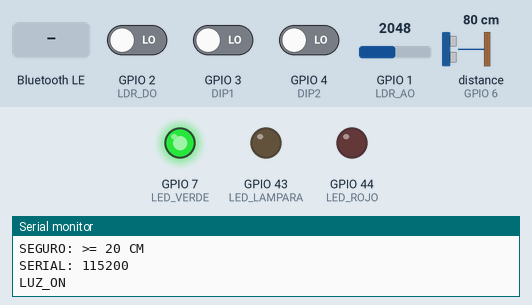
Simulated run of this sketch. Board: Seeed XIAO ESP32-S3. On the bench: output pins drawn as LEDs (lit = HIGH), the last lines printed to the serial monitor. Wiring (inferred from the names in the program): ultrasonic range finder: trigger GPIO 5; echo GPIO 6. The test bench sets the inputs (shaded band); at power-on: distance to the obstacle (sensor on GPIO 6) 80 cm, GPIO 2 (LDR_DO) LOW, GPIO 4 (DIP2) LOW, GPIO 3 (DIP1) LOW, GPIO 1 (LDR_AO) = 2048 (analog values on the 0–4095 scale). The echo pulse lasts 58.3 µs per cm; nothing arrives over Bluetooth unless stated; a phone connects over Bluetooth LE 3 s after start; pins used as bus, display or sensor lines are not drawn.

Above: at 1.2 s.
1.3 s: distance to the obstacle (sensor on GPIO 6) set to 16 cm
3.5 s: distance to the obstacle (sensor on GPIO 6) set to 13 cm
At 4.8 s:
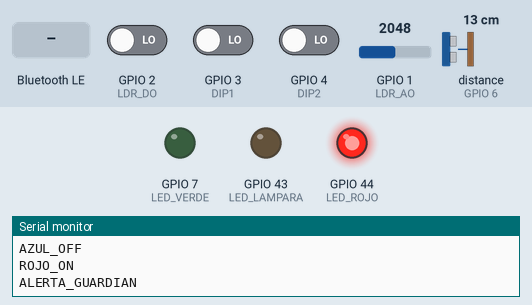
5.1 s: GPIO 2 (LDR_DO) driven HIGH
At 6.1 s:
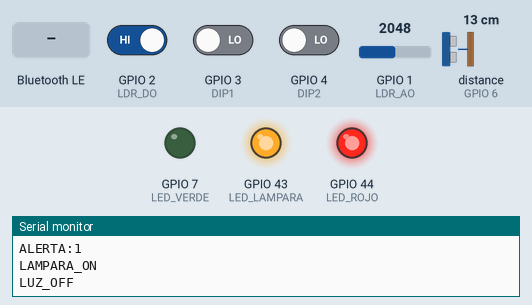
6.8 s: GPIO 4 (DIP2) driven HIGH
At 7.6 s:
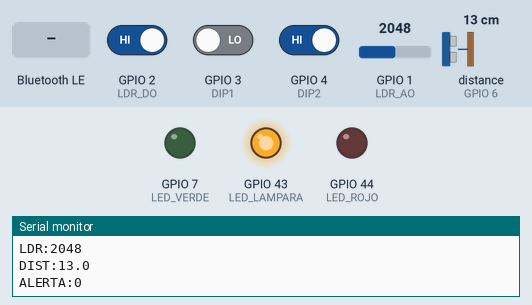
8.4 s: Bluetooth LE write "MODO_GUARDIAN" received
At 9.0 s:
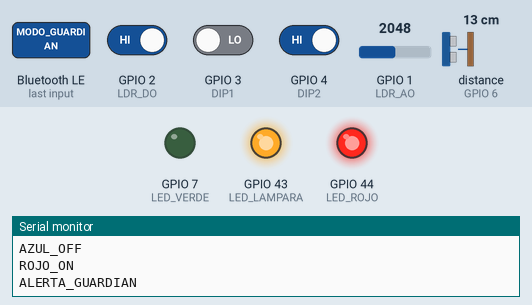
10.0 s: GPIO 3 (DIP1) driven HIGH
At 11.2 s:
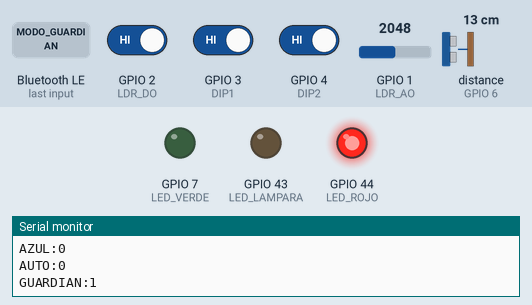
Timing chart, 0 to 12.5 s (numbered marks = the images above; inputs shaded):
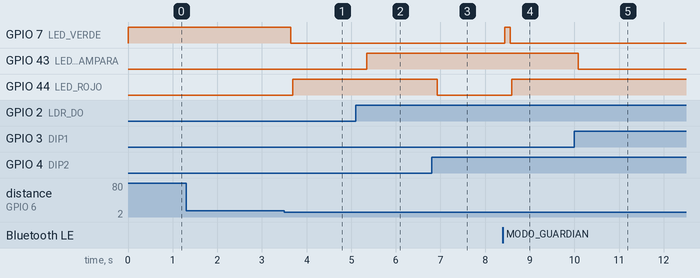

The sketch:

proyectoLuz1.2.ino
```cpp
#include <Arduino.h>
#include <BLEDevice.h>
#include <BLEServer.h>
#include <BLEUtils.h>
#include <BLE2902.h>
#include <freertos/FreeRTOS.h>
#include <freertos/queue.h>

// ========================================
// SMARTLIGHT - XIAO ESP32S3 SENSE
// CAJA DE 30 CM
// ========================================

// PINES
#define LDR_AO D0
#define LDR_DO D1

#define DIP1 D2
#define DIP2 D3

#define TRIG D4
#define ECHO D5

#define LED_LAMPARA D6
#define LED_ROJO D7
#define LED_VERDE D8

// BLUETOOTH BLE
#define SERVICE_UUID \
 "762433f8-4170-4b56-af6c-1a0d848b2296"

#define CHARACTERISTIC_UUID \
 "90a94e1b-e66c-48e6-aadc-d26a1f59f50b"

// DISTANCIAS AJUSTADAS
const float LIMITE_DISTANCIA = 15.0f;
const float DISTANCIA_SEGURA = 20.0f;

// INTERVALOS
const unsigned long SENSOR_MS = 300;
const unsigned long REPORTE_MS = 2000;
const unsigned long ANTIRREBOTE_MS = 50;

// En tu modulo: HIGH = oscuridad
const int LDR_OSCURO = HIGH;

// ESTADOS
bool lamparaEncendida = false;
bool rojoEncendido = false;
bool verdeEncendido = false;

bool modoAutomatico = false;
bool modoGuardian = false;
bool alertaGuardian = false;

bool estaOscuro = false;
bool luzDetectada = false;
bool luzAnterior = false;
bool primeraLecturaLuz = true;

int valorLDR = 0;
float distancia = -1;

unsigned long ultimoSensor = 0;
unsigned long ultimoReporte = 0;

// DIP SWITCH
const int pinesDip[2] = {DIP1, DIP2};

int lecturaAnteriorDip[2] = {HIGH, HIGH};
int estadoDip[2] = {HIGH, HIGH};

unsigned long ultimoCambioDip[2] = {0, 0};

// BLE
BLEServer* servidorBLE = nullptr;
BLECharacteristic* caracteristicaBLE = nullptr;

volatile bool bleConectado = false;
bool bleConectadoAntes = false;

struct MensajeBLE {
  char texto[64];
};

QueueHandle_t colaBLE = nullptr;

// ========================================
// ENVIAR MENSAJE
// ========================================
void enviarMensaje(const String& mensaje) {
  Serial.println(mensaje);

  if (bleConectado &&
      caracteristicaBLE != nullptr) {

    caracteristicaBLE->setValue(
      mensaje.c_str()
    );

    caracteristicaBLE->notify();

    // Pequena pausa entre notificaciones
    delay(35);
  }
}

// ========================================
// CONTROL LAMPARA
// ========================================
void cambiarLampara(bool encender) {
  if (lamparaEncendida == encender) return;

  lamparaEncendida = encender;

  digitalWrite(
    LED_LAMPARA,
    encender ? HIGH : LOW
  );

  enviarMensaje(
    encender ? "LAMPARA_ON" : "LAMPARA_OFF"
  );
}

// ========================================
// CONTROL LED ROJO
// ========================================
void cambiarRojo(bool encender) {
  if (rojoEncendido == encender) return;

  rojoEncendido = encender;

  digitalWrite(
    LED_ROJO,
    encender ? HIGH : LOW
  );

  enviarMensaje(
    encender ? "ROJO_ON" : "ROJO_OFF"
  );
}

// ========================================
// CONTROL LED VERDE
// En BLE mantiene el nombre AZUL
// ========================================
void cambiarVerde(bool encender) {
  if (verdeEncendido == encender) return;

  verdeEncendido = encender;

  digitalWrite(
    LED_VERDE,
    encender ? HIGH : LOW
  );

  enviarMensaje(
    encender ? "AZUL_ON" : "AZUL_OFF"
  );
}

// ========================================
// INDICADORES DEL GUARDIAN
// ========================================
void actualizarIndicadoresGuardian() {

  if (!modoGuardian) {
    cambiarRojo(false);
    cambiarVerde(false);
    return;
  }

  if (alertaGuardian) {
    // ALERTA: ROJO
    cambiarVerde(false);
    cambiarRojo(true);

  } else {
    // ZONA SEGURA: VERDE
    cambiarRojo(false);
    cambiarVerde(true);
  }
}

// ========================================
// MODO AUTOMATICO
// ========================================
void cambiarModoAutomatico(bool activar) {
  if (modoAutomatico == activar) return;

  modoAutomatico = activar;

  enviarMensaje(
    activar ? "AUTO_ON" : "AUTO_OFF"
  );

  if (activar) {
    cambiarLampara(estaOscuro);
  } else {
    cambiarLampara(false);
  }
}

// ========================================
// MODO GUARDIAN
// ========================================
void cambiarModoGuardian(bool activar) {
  if (modoGuardian == activar) return;

  modoGuardian = activar;

  if (alertaGuardian) {
    alertaGuardian = false;

    enviarMensaje(
      "ZONA_SEGURA_GUARDIAN"
    );
  }

  enviarMensaje(
    activar ? "MODO_GUARDIAN" : "MODO_NORMAL"
  );

  actualizarIndicadoresGuardian();
}

// ========================================
// MEDIR DISTANCIA HC-SR04
// ========================================
float medirDistancia() {

  digitalWrite(TRIG, LOW);
  delayMicroseconds(2);

  digitalWrite(TRIG, HIGH);
  delayMicroseconds(10);

  digitalWrite(TRIG, LOW);

  unsigned long duracion =
    pulseIn(ECHO, HIGH, 25000);

  if (duracion == 0) {
    return -1;
  }

  float cm =
    duracion * 0.0343f / 2.0f;

  if (cm < 2 || cm > 400) {
    return -1;
  }

  return cm;
}

// ========================================
// ESTADO EN MONITOR SERIE
// ========================================
void mostrarEstado() {

  Serial.println();
  Serial.println("====== SMARTLIGHT ======");

  Serial.print("DIP1: ");
  Serial.println(
    estadoDip[0] == LOW ? "ON" : "OFF"
  );

  Serial.print("DIP2: ");
  Serial.println(
    estadoDip[1] == LOW ? "ON" : "OFF"
  );

  Serial.print("Automatico: ");
  Serial.println(
    modoAutomatico ? "ON" : "OFF"
  );

  Serial.print("Guardian: ");
  Serial.println(
    modoGuardian ? "ON" : "OFF"
  );

  Serial.print("Lampara: ");
  Serial.println(
    lamparaEncendida ? "ON" : "OFF"
  );

  Serial.print("LED rojo: ");
  Serial.println(
    rojoEncendido ? "ON" : "OFF"
  );

  Serial.print("LED verde: ");
  Serial.println(
    verdeEncendido ? "ON" : "OFF"
  );

  Serial.print("LDR: ");
  Serial.println(valorLDR);

  Serial.print("Oscuridad: ");
  Serial.println(
    estaOscuro ? "SI" : "NO"
  );

  Serial.print("Distancia: ");

  if (distancia < 0) {
    Serial.println("SIN LECTURA");
  } else {
    Serial.print(distancia, 1);
    Serial.println(" cm");
  }

  Serial.print("Alerta: ");
  Serial.println(
    alertaGuardian ? "ACTIVA" : "INACTIVA"
  );

  Serial.print("BLE: ");
  Serial.println(
    bleConectado ? "CONECTADO" : "DESCONECTADO"
  );

  Serial.println("========================");
}

// ========================================
// ESTADOS PARA APP INVENTOR
// ========================================
void enviarEstadosBLE() {

  if (!bleConectado) return;

  enviarMensaje(
    "LAMPARA:" +
    String(lamparaEncendida ? 1 : 0)
  );

  enviarMensaje(
    "ROJO:" +
    String(rojoEncendido ? 1 : 0)
  );

  enviarMensaje(
    "AZUL:" +
    String(verdeEncendido ? 1 : 0)
  );

  enviarMensaje(
    "AUTO:" +
    String(modoAutomatico ? 1 : 0)
  );

  enviarMensaje(
    "GUARDIAN:" +
    String(modoGuardian ? 1 : 0)
  );

  enviarMensaje(
    "LUZ:" +
    String(luzDetectada ? 1 : 0)
  );

  enviarMensaje(
    "LDR:" +
    String(valorLDR)
  );

  enviarMensaje(
    "DIST:" +
    String(distancia, 1)
  );

  enviarMensaje(
    "ALERTA:" +
    String(alertaGuardian ? 1 : 0)
  );
}

// ========================================
// PROCESAR COMANDOS
// ========================================
void procesarComando(String comando) {

  comando.trim();
  comando.toUpperCase();

  if (comando.length() == 0) return;

  Serial.print("Comando: ");
  Serial.println(comando);

  if (comando == "LAMPARA_ON") {

    cambiarModoAutomatico(false);
    cambiarLampara(true);

  }
  else if (comando == "LAMPARA_OFF") {

    cambiarModoAutomatico(false);
    cambiarLampara(false);

  }
  else if (comando == "AUTO_ON") {

    cambiarModoAutomatico(true);

  }
  else if (comando == "AUTO_OFF") {

    cambiarModoAutomatico(false);

  }
  else if (comando == "MODO_GUARDIAN") {

    cambiarModoGuardian(true);

  }
  else if (comando == "MODO_NORMAL") {

    cambiarModoGuardian(false);

  }
  else if (comando == "ROJO_ON") {

    if (!modoGuardian) cambiarRojo(true);

  }
  else if (comando == "ROJO_OFF") {

    if (!modoGuardian) cambiarRojo(false);

  }
  else if (
    comando == "AZUL_ON" ||
    comando == "VERDE_ON"
  ) {

    if (!modoGuardian) cambiarVerde(true);

  }
  else if (
    comando == "AZUL_OFF" ||
    comando == "VERDE_OFF"
  ) {

    if (!modoGuardian) cambiarVerde(false);

  }
  else if (comando == "ESTADO") {

    mostrarEstado();
    enviarEstadosBLE();

  }
  else if (comando == "AYUDA") {

    Serial.println("LAMPARA_ON/OFF");
    Serial.println("ROJO_ON/OFF");
    Serial.println("AZUL_ON/OFF");
    Serial.println("AUTO_ON/OFF");
    Serial.println("MODO_GUARDIAN");
    Serial.println("MODO_NORMAL");
    Serial.println("ESTADO");

  }
  else {

    enviarMensaje("ERROR_COMANDO");

  }
}

// ========================================
// CALLBACKS BLE
// ========================================
class EventosServidor :
  public BLEServerCallbacks {

  void onConnect(
    BLEServer* servidor
  ) override {

    bleConectado = true;
  }

  void onDisconnect(
    BLEServer* servidor
  ) override {

    bleConectado = false;
  }
};

class EventosCaracteristica :
  public BLECharacteristicCallbacks {

  void onWrite(
    BLECharacteristic* caracteristica
  ) override {

    if (colaBLE == nullptr) return;

    String recibido =
      String(
        caracteristica->getValue().c_str()
      );

    MensajeBLE mensaje = {};

    recibido.toCharArray(
      mensaje.texto,
      sizeof(mensaje.texto)
    );

    xQueueSend(
      colaBLE,
      &mensaje,
      0
    );
  }
};

// ========================================
// INICIAR BLUETOOTH BLE
// ========================================
void iniciarBluetooth() {

  BLEDevice::init("SmartLight_ESP32");

  servidorBLE =
    BLEDevice::createServer();

  servidorBLE->setCallbacks(
    new EventosServidor()
  );

  BLEService* servicio =
    servidorBLE->createService(
      SERVICE_UUID
    );

  caracteristicaBLE =
    servicio->createCharacteristic(
      CHARACTERISTIC_UUID,
      BLECharacteristic::PROPERTY_READ |
      BLECharacteristic::PROPERTY_WRITE |
      BLECharacteristic::PROPERTY_NOTIFY
    );

  caracteristicaBLE->setCallbacks(
    new EventosCaracteristica()
  );

  caracteristicaBLE->addDescriptor(
    new BLE2902()
  );

  caracteristicaBLE->setValue(
    "SMARTLIGHT_LISTO"
  );

  servicio->start();

  BLEAdvertising* publicidad =
    BLEDevice::getAdvertising();

  publicidad->addServiceUUID(
    SERVICE_UUID
  );

  publicidad->setScanResponse(true);
  publicidad->start();

  Serial.println("BLE INICIADO");
  Serial.println("SmartLight_ESP32");
}

// ========================================
// LEER DIP SWITCH
// ========================================
void revisarDip() {

  for (int i = 0; i < 2; i++) {

    int lectura =
      digitalRead(pinesDip[i]);

    if (
      lectura != lecturaAnteriorDip[i]
    ) {
      ultimoCambioDip[i] = millis();
    }

    if (
      millis() - ultimoCambioDip[i] >=
      ANTIRREBOTE_MS
    ) {

      if (lectura != estadoDip[i]) {

        estadoDip[i] = lectura;

        bool activado =
          estadoDip[i] == LOW;

        if (i == 0) {

          cambiarModoAutomatico(
            activado
          );

        } else {

          cambiarModoGuardian(
            activado
          );
        }
      }
    }

    lecturaAnteriorDip[i] = lectura;
  }
}

// ========================================
// MONITOREAR SENSORES
// ========================================
void monitorearSensores() {

  // LDR
  valorLDR = analogRead(LDR_AO);

  estaOscuro =
    digitalRead(LDR_DO) == LDR_OSCURO;

  luzDetectada = !estaOscuro;

  if (modoAutomatico) {
    cambiarLampara(estaOscuro);
  }

  if (
    primeraLecturaLuz ||
    luzDetectada != luzAnterior
  ) {

    primeraLecturaLuz = false;
    luzAnterior = luzDetectada;

    enviarMensaje(
      luzDetectada
      ? "LUZ_ON"
      : "LUZ_OFF"
    );
  }

  // SENSOR ULTRASONICO
  distancia = medirDistancia();

  if (!modoGuardian) {
    return;
  }

  // Ignorar lecturas invalidas
  if (distancia < 0) {
    return;
  }

  // ALERTA A 15 CM O MENOS
  if (
    distancia <= LIMITE_DISTANCIA
  ) {

    if (!alertaGuardian) {

      alertaGuardian = true;

      actualizarIndicadoresGuardian();

      enviarMensaje(
        "ALERTA_GUARDIAN"
      );
    }
  }

  // ZONA SEGURA A 20 CM O MAS
  else if (
    distancia >= DISTANCIA_SEGURA
  ) {

    if (alertaGuardian) {

      alertaGuardian = false;

      actualizarIndicadoresGuardian();

      enviarMensaje(
        "ZONA_SEGURA_GUARDIAN"
      );
    }
  }

  // Entre 15 y 20 cm mantiene
  // el estado anterior.
}

// ========================================
// SETUP
// ========================================
void setup() {

  Serial.begin(115200);
  Serial.setTimeout(30);

  pinMode(LDR_AO, INPUT);
  pinMode(LDR_DO, INPUT);

  // Pull-up externas de los DIP
  pinMode(DIP1, INPUT);
  pinMode(DIP2, INPUT);

  pinMode(TRIG, OUTPUT);
  pinMode(ECHO, INPUT);

  pinMode(LED_LAMPARA, OUTPUT);
  pinMode(LED_ROJO, OUTPUT);
  pinMode(LED_VERDE, OUTPUT);

  digitalWrite(TRIG, LOW);

  digitalWrite(
    LED_LAMPARA, LOW
  );

  digitalWrite(
    LED_ROJO, LOW
  );

  digitalWrite(
    LED_VERDE, LOW
  );

  analogReadResolution(12);

  colaBLE = xQueueCreate(
    10,
    sizeof(MensajeBLE)
  );

  if (colaBLE == nullptr) {
    Serial.println("ERROR COLA BLE");
  }

  valorLDR = analogRead(LDR_AO);

  estaOscuro =
    digitalRead(LDR_DO) == LDR_OSCURO;

  luzDetectada = !estaOscuro;
  luzAnterior = luzDetectada;

  // Estados iniciales de DIP
  for (int i = 0; i < 2; i++) {

    lecturaAnteriorDip[i] =
      digitalRead(pinesDip[i]);

    estadoDip[i] =
      lecturaAnteriorDip[i];
  }

  cambiarModoAutomatico(
    estadoDip[0] == LOW
  );

  cambiarModoGuardian(
    estadoDip[1] == LOW
  );

  iniciarBluetooth();

  Serial.println();
  Serial.println("SMARTLIGHT INICIADO");
  Serial.println("CAJA: 30 CM");
  Serial.println("ALERTA: <= 15 CM");
  Serial.println("SEGURO: >= 20 CM");
  Serial.println("SERIAL: 115200");
}

// ========================================
// LOOP PRINCIPAL
// ========================================
void loop() {

  // COMANDOS MONITOR SERIE
  if (Serial.available() > 0) {

    String comando =
      Serial.readStringUntil('\n');

    comando.trim();

    if (comando.length() > 0) {
      procesarComando(comando);
    }
  }

  // COMANDOS BLUETOOTH
  if (colaBLE != nullptr) {

    MensajeBLE mensaje;

    while (
      xQueueReceive(
        colaBLE,
        &mensaje,
        0
      ) == pdTRUE
    ) {

      procesarComando(
        String(mensaje.texto)
      );
    }
  }

  // DIP SWITCH
  revisarDip();

  // SENSORES
  if (
    millis() - ultimoSensor >=
    SENSOR_MS
  ) {

    ultimoSensor = millis();
    monitorearSensores();
  }

  // REPORTE
  if (
    millis() - ultimoReporte >=
    REPORTE_MS
  ) {

    ultimoReporte = millis();

    mostrarEstado();

    if (bleConectado) {
      enviarEstadosBLE();
    }
  }

  // REANUDAR PUBLICIDAD BLE
  if (
    !bleConectado &&
    bleConectadoAntes
  ) {

    delay(100);

    servidorBLE->startAdvertising();

    bleConectadoAntes = false;

    Serial.println(
      "BLE DESCONECTADO"
    );
  }

  if (
    bleConectado &&
    !bleConectadoAntes
  ) {

    bleConectadoAntes = true;

    Serial.println(
      "BLE CONECTADO"
    );

    ultimoReporte =
      millis() - REPORTE_MS;
  }

  delay(5);
}
```

Measured:
- the behaviour switches between 15 and 14 cm on distance to the obstacle (sensor on GPIO 6) (found by bisection; images 0 and 1)
- after the input at 3.5 s, GPIO 7 (LED_VERDE): HIGH → LOW after 0.15 s; GPIO 44 (LED_ROJO): LOW → HIGH after 0.19 s
- after the input at 5.1 s, GPIO 43 (LED_LAMPARA): LOW → HIGH after 0.25 s
- after the input at 6.8 s, GPIO 44 (LED_ROJO): HIGH → LOW after 0.12 s
- after the input at 8.4 s, GPIO 7 (LED_VERDE): LOW → HIGH at once, → LOW 0.12 s later; GPIO 44 (LED_ROJO): LOW → HIGH after 0.19 s
- after the input at 10.0 s, GPIO 43 (LED_LAMPARA): HIGH → LOW after 0.09 s
